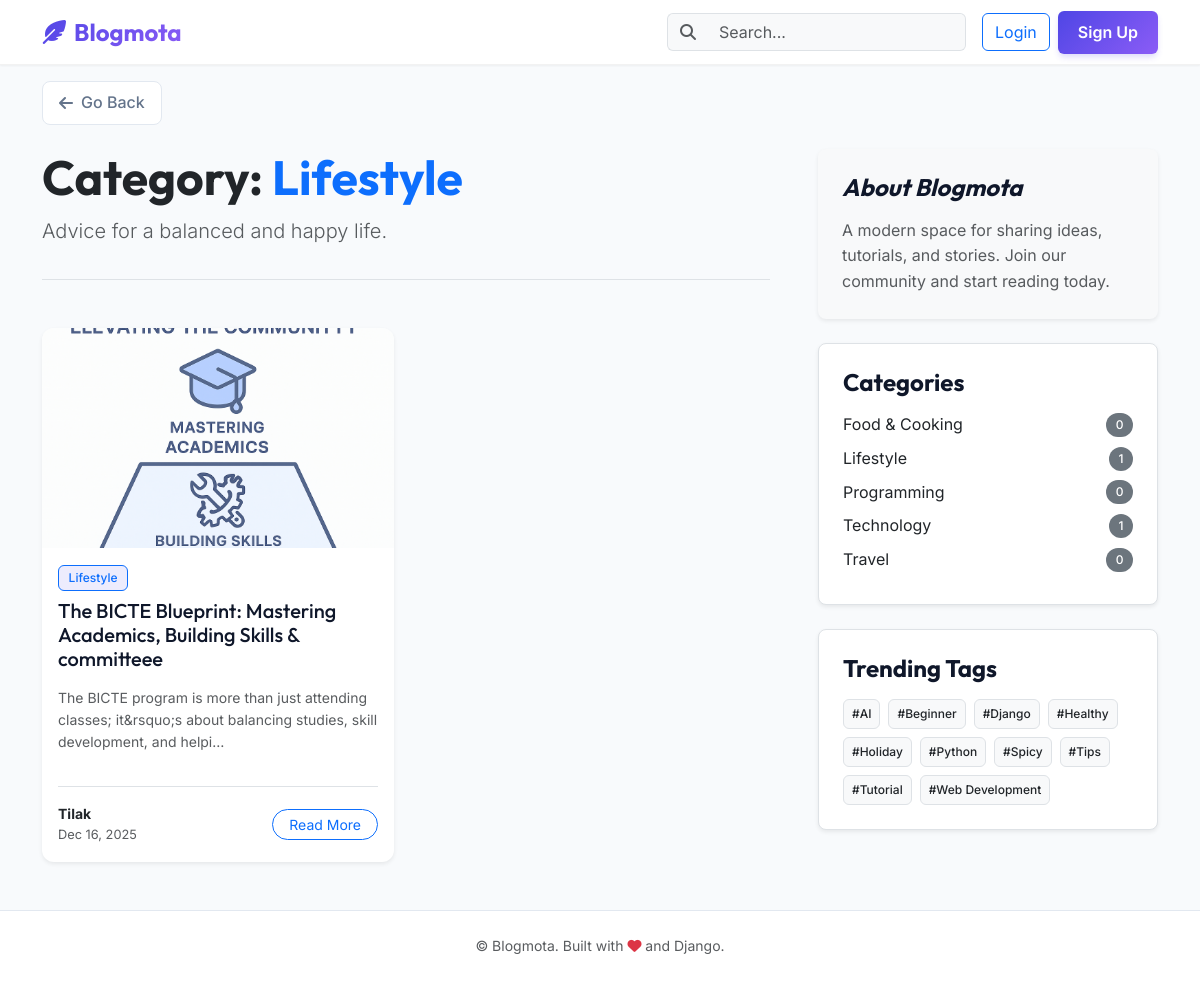
The app's page /category/lifestyle/ with its own data.
### blog/models.py (models this page shows, shortened)
class Category(models.Model):
    name = models.CharField(max_length=100, unique=True)
    slug = models.SlugField(max_length=120, unique=True)
    description = models.TextField(blank=True)
    class Meta:
        ordering = ["name"]

class Post(models.Model):
    STATUS_CHOICES = [
        ("draft", "Draft"),
        ("published", "Published"),
    ]
    title = models.CharField(max_length=200)
    slug = models.SlugField(max_length=220, unique=True)
    author = models.ForeignKey(User, on_delete=models.CASCADE, related_name="posts")
    category = models.ForeignKey(
        Category,
        on_delete=models.SET_NULL,
        null=True,
        related_name="posts",
    )
    tags = models.ManyToManyField(Tag, related_name="posts", blank=True)
    featured_image = models.ImageField(upload_to="posts/", blank=True, null=True)
    content = RichTextUploadingField()
    status = models.CharField(max_length=10, choices=STATUS_CHOICES, default="draft")
    publish_date = models.DateTimeField(default=timezone.now)
    created_at = models.DateTimeField(auto_now_add=True)
    updated_at = models.DateTimeField(auto_now=True)
    class Meta:
        ordering = ["-publish_date"]
    def get_absolute_url(self) -> str:
        return reverse("blog:post_detail", kwargs={"slug": self.slug})

class Tag(models.Model):
    name = models.CharField(max_length=50, unique=True)
    slug = models.SlugField(max_length=60, unique=True)
    class Meta:
        ordering = ["name"]

### blog/views.py (the view, shortened to what this page needs)
class CategoryPostListView(PostListView):
    def get_queryset(self):
        self.category = get_object_or_404(Category, slug=self.kwargs["slug"])
        queryset = Post.objects.filter(
            status="published",
            publish_date__lte=timezone.now(),
            category=self.category,
        )
        query = self.request.GET.get("q")
        return queryset.select_related("author", "category").prefetch_related("tags")
    def get_context_data(self, **kwargs):
        context = super().get_context_data(**kwargs)
        context["current_category"] = self.category
        return context

### blog/views.py (called while the page is built)
    def get_context_data(self, **kwargs):
        context = super().get_context_data(**kwargs)
        context["categories"] = Category.objects.all()
        context["tags"] = Tag.objects.all()
        context["query"] = self.request.GET.get("q", "")
        return context

### templates/blog/post_list.html (shortened to what this page needs)
{% extends 'base.html' %}
{% block content %}
<div class="row g-5">
  <div class="col-lg-8">
    <header class="mb-5 pb-3 border-bottom">
      {% if current_category %}
      <h1 class="display-5 fw-bold text-dark">Category: <span class="text-primary">{{ current_category.name }}</span>
      </h1>
      <p class="lead text-muted">{{ current_category.description|default:"Browse all posts in this category." }}</p>
      {% elif current_tag %}
      <h1 class="display-5 fw-bold text-dark">Tag: <span class="text-primary">#{{ current_tag.name }}</span></h1>
      {% elif query %}
      <h1 class="display-5 fw-bold text-dark">Search Results for "<span class="text-primary">{{ query }}</span>"</h1>
      {% else %}
      <h1 class="display-5 fw-bold text-dark">Latest Stories</h1>
      <p class="lead text-muted">Discover the latest thoughts, tutorials, and insights.</p>
      {% endif %}
    </header>
    {% if posts %}
    <div class="row row-cols-1 row-cols-md-2 g-4">
      {% for post in posts %}
      <div class="col">
        <div class="card h-100 border-0 shadow-sm hover-lift">
          {% if post.featured_image %}
          <img src="{{ post.featured_image.url }}" class="card-img-top" alt="{{ post.title }}"
            style="height: 220px; object-fit: cover;">
          {% else %}
          <div class="card-img-top bg-light d-flex align-items-center justify-content-center text-muted"
            style="height: 220px;">
            <i class="fa-solid fa-image fa-2x"></i>
          </div>
          {% endif %}
          <div class="card-body d-flex flex-column">
            <div class="mb-2">
              {% if post.category %}
              <a href="{% url 'blog:category_posts' post.category.slug %}"
                class="badge bg-primary text-decoration-none border border-primary bg-opacity-10 text-primary">
                {{ post.category.name }}
              </a>
              {% endif %}
            </div>
            <h3 class="card-title h5 mb-3">
              <a href="{{ post.get_absolute_url }}">{{ post.title }}</a>
            </h3>
            <p class="card-text text-muted small flex-grow-1">
              {{ post.content|striptags|truncatechars:120 }}
            </p>
            <div class="d-flex justify-content-between align-items-center mt-3 pt-3 border-top">
              <div class="d-flex align-items-center">
                <div class="small">
                  <div class="fw-bold text-dark">{{ post.author.username|title }}</div>
                  <div class="text-muted" style="font-size: 0.8rem;">{{ post.publish_date|date:'M d, Y' }}</div>
                </div>
              </div>
              <a href="{{ post.get_absolute_url }}" class="btn btn-sm btn-outline-primary rounded-pill px-3">Read
                More</a>
            </div>
          </div>
        </div>
      </div>
      {% endfor %}
    </div>
    {% endif %}
  </div>
  <aside class="col-lg-4">
    <div class="sticky-top" style="top: 90px; z-index: 1;">
      <div class="p-4 mb-4 bg-light rounded-3 shadow-sm">
        <h4 class="fst-italic font-outfit mb-3">About Blogmota</h4>
        <p class="mb-0 text-muted">A modern space for sharing ideas, tutorials, and stories. Join our community and
          start reading today.</p>
      </div>
      <div class="p-4 mb-4 bg-white rounded-3 shadow-sm border">
        <h4 class="font-outfit mb-3">Categories</h4>
        <ul class="list-unstyled mb-0">
          {% for category in categories %}
          <li class="mb-2">
            <a href="{% url 'blog:category_posts' category.slug %}"
              class="text-decoration-none d-flex justify-content-between align-items-center link-dark">
              <span>{{ category.name }}</span>
              <span class="badge bg-secondary rounded-pill">{{ category.posts.count }}</span>
            </a>
          </li>
          {% empty %}
          <li class="text-muted">No categories yet.</li>
          {% endfor %}
        </ul>
      </div>
      <div class="p-4 mb-4 bg-white rounded-3 shadow-sm border">
        <h4 class="font-outfit mb-3">Trending Tags</h4>
        <div class="d-flex flex-wrap gap-2">
          {% for tag in tags %}
          <a href="{% url 'blog:tag_posts' tag.slug %}"
            class="badge bg-light text-dark border text-decoration-none p-2 hover-shadow">
            #{{ tag.name }}
          </a>
          {% empty %}
          <span class="text-muted">No tags yet.</span>
          {% endfor %}
        </div>
      </div>
    </div>
  </aside>
</div>
{% endblock %}

### static/css/styles.css (style rules this page uses)
:root { --primary-color: #4f46e5; --secondary-color: #818cf8; --dark-bg: #0f172a; --light-bg: #f8fafc; --card-bg: #ffffff; --text-main: #1e293b; --text-muted: #64748b; --accent-gradient: linear-gradient(135deg, #4f46e5 0%, #8b5cf6 100%); --shadow-sm: 0 1px 2px 0 rgb(0 0 0 / 0.05); --shadow-md: 0 4px 6px -1px rgb(0 0 0 / 0.1), 0 2px 4px -2px rgb(0 0 0 / 0.1); --shadow-lg: 0 10px 15px -3px rgb(0 0 0 / 0.1), 0 4px 6px -4px rgb(0 0 0 / 0.1); }
body { background-color: var(--light-bg); font-family: 'Inter', sans-serif; color: var(--text-main); line-height: 1.6; }
h1, h2, h3, h4, h5, h6, .navbar-brand { font-family: 'Outfit', sans-serif; font-weight: 700; color: var(--dark-bg); }
.card { border: none; border-radius: 12px; background: var(--card-bg); box-shadow: var(--shadow-sm); transition: transform 0.2s, box-shadow 0.2s; overflow: hidden; }
.card-img-top { height: 200px; object-fit: cover; }
.card-title a { color: var(--dark-bg); text-decoration: none; background-image: linear-gradient(to right, var(--primary-color), var(--primary-color)); background-size: 0% 2px; background-repeat: no-repeat; background-position: left bottom; transition: background-size 0.3s; }
.badge { padding: 0.5em 0.8em; border-radius: 6px; font-weight: 500; }
.bg-primary { background-color: rgba(79, 70, 229, 0.1) !important; color: var(--primary-color); }

### records on screen
Category: name "Lifestyle", description "Advice for a balanced and happy life.", posts.count "1"
Post: featured_image (picture), category.name "Lifestyle", title "The BICTE Blueprint: Mastering Academics, Building Skills & committeee", content "The BICTE program is more than just attending classes; it&rsquo;s about balancing studies, skill development, and helpi…", author.username "Tilak", publish_date "Dec 16, 2025"
Category: name "Food & Cooking", posts.count "0"
Category: name "Programming", posts.count "0"
Category: name "Technology", posts.count "1"
Category: name "Travel", posts.count "0"
Tag: name "AI"
Tag: name "Beginner"
Tag: name "Django"
Tag: name "Healthy"
Tag: name "Holiday"
Tag: name "Python"
Tag: name "Spicy"
Tag: name "Tips"
Tag: name "Tutorial"
Tag: name "Web Development"
